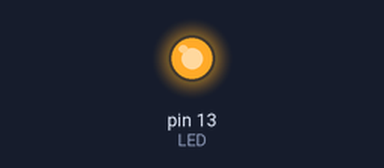
This sketch was run on a simulated Arduino Uno, built with avr-gcc and run on an emulated ATmega328P. On the bench: output pins drawn as LEDs (lit = HIGH). Wiring (inferred from the names in the program): 24Cxx EEPROM at I2C address 0x57. EEPROM starts erased; what the sketch prints to the serial monitor is not drawn. At 0.1 s the program stops and its outputs stay as they are.

Above: at 0.1 s.
Timing chart, 0 to 1.6 s (numbered marks = the images above):
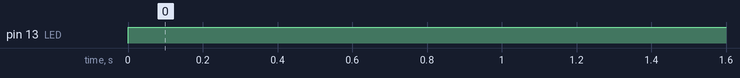

The sketch:

Drivers328.ino
```cpp
#include <stdio.h>
#include <string.h>
#include <avr/interrupt.h>
#include <util/delay.h>
#include "src/uart_v20.h"
#include "src/twi_v10.h"

#define EEPROM_address 0x57;

//Az alabbi ket kis EEPROM driver fv. mutatja az I2C header hasznalatat, az ott megitrt fuggvenyek nelkul csak az
//interruptban futo allapotgepet figyelembeveve. Ez az ajanlott ut a driverek irasahoz.

//Hibakezeles az I2C-hez. Egyelore villogtat egy LED-et ha valami rosszul mukodott.
//Ez a hibakezeles nem teljeskoru, csak azt veszi eszre amit az I2C allapotgep is felfed!
void TWI_ErrorHandler(){
    if (twi_error) {
    PORTB ^= (1 << 5);
    _delay_ms(500);
  }
  return;
}

//AT24C32 EEPROM byte iro fv.
//Csak egy byte-ot irok be, mert adatlap szerint worst case 10ms mir vegez az irassal a memoria, nem lehet folyamatosan irni!
uint8_t I2C_EEPROM_WriteByte(uint16_t adress, uint8_t data) {
  if (TWI_TXbuff.isEmpty() && (!twi_bussy)) {
    twi_mode_flag = TW_WRITE;    //I2C iras modba allitasa
    TWI_TXbuff.readByte((adress << 8)); //Memoriacim elso felenek beirasa
    TWI_TXbuff.readByte(uint8_t(adress)); //Memoriacim masodik felenek beirasa
    TWI_TXbuff.readByte(data);      //Beirom az adatbyte-ot a memoria megadott cimere
    TWI_START();
    return (0);
  }
  else {
    return (1);
  }
}

//Pelda I2C olvasas kezelesere. Ez egy iras es egy olvasas egymas utani vegrehejtasa
//AT24C32 EEPROM byte olvaso fv. egyelore pollinggal kezelem, lehetne interrupttal is, de az nagyon specifikus alkalmazas lenne
//Elso parameter memoria kezdocim az olvasasnal, masodik parameter az olvasando byteok szama
uint8_t I2C_EEPROM_Read(uint16_t address, uint8_t lengthOfPackage) {
  if (TWI_TXbuff.isEmpty() && (!twi_bussy))
  {
    twi_mode_flag = TW_WRITE;  //I2C master iras modba valtas
    TWI_TXbuff.readByte(uint8_t(address << 8));  //Memoriacim elso felenek beirasa
    TWI_TXbuff.readByte(uint8_t(address));     //Memoriacim masodik felenek beirasa
    TWI_START();
    while (twi_bussy){};  //Varok amig az I2C foglalt...
    twi_mode_flag = TW_READ;   //I2C master olvasas modba valtas
    NumberOfRead = lengthOfPackage;   //Beallitom az olvasni kivant byteok szamat
    TWCR |= (1 << TWEA);    //I2C acknowledge engedelyezes, amig at nem allitom mindenre ack-t kuld vissza
    TWI_START();
    //A fogadott adatok megjelennek a TWI_RXbuff bufferben
    return (0);
  }
  else {
    return (1);
  }
}

int main() {
  DDRB |= (1 << 5);  //LED pin kimenet
  PORTB |= (1 << 5); //LED pin HIGH
  USART_Init();   //USART periferia beallitasa
  TWI_INIT();     //I2C periferia beallitasa
  char hello[6] = "Hello";    //Karaktertmb kuldes tesztelese
  USART_Transmit_char_array(hello, 6);    //String kuldes tesztelese
  USART_Transmit_string(" Szia ez egy string!\n");
  //USART_Transmit_byte('A'); //Byte kuldo fv tesztelese
  tw_address = EEPROM_address;  //EEPROM cime, innentol az I2C ezzel a cimmel fog beszelni
  for (uint16_t i = 0; i < 10; ++i) { //EEPROM irasa 0x00 cimtol a kovetkezo 10 helyre
    I2C_EEPROM_WriteByte(i, (48 + i));  //Szamok beirasa ASCII-ben 0-9-ig
    //Adatlap alapjan worst case 10ms mire beir egy byte-ot az EEPROM
    _delay_ms(10); //Varakozas, hogy az EEPROM is beirja amit kell, az I2C foglaltsag veget is meg kene varni, de az EEPROM lasabb
  }
  I2C_EEPROM_Read(0x00, 10); //Tobb byte olvasasa I2C-n keresztul EEPROM-bol
  char tmp;
  while(twi_bussy);   //Meg kell varni, hogy az I2C vegezzen a beolvasassal, egyebkent nem lesz mit kiirni!
  while(!TWI_RXbuff.isEmpty()){   // Olvassd a vevo buffert amig van mit
    TWI_RXbuff.writeByte(&tmp);   // Ide jonnek I2C olvasaskor az adatok, ezt olvasom byteonkent
    USART_Transmit_byte(tmp);     // Kuldd ki UART-on az olvasott adatokat
  }
  while (1) {
    /* char tmp = USART_Receive_byte(); //Fogadas tesztelese
    if (tmp != 0) {     // Ha 0 volt a visszateres (nem 0 ASCII !!!)
      USART_Transmit_byte(tmp);   //Kuldd vissza a feladonak */
    TWI_ErrorHandler();
    }
    return(0);
  }
```

CircularBuffer.cpp
```cpp
// Altalaos gyurubuffer kod
// Nincs kezelve a buffer overflow!!!
// Hadobas Janos
// 2020.12.26
// V1.1

//ToDo Inline fv nem mukodik pedig kontrollerre jo lenne !!!
#include "CircularBuffer.h"

CircularBuffer::CircularBuffer(uint8_t* in_buffer, uint8_t in_buffer_size)  //Konstruktor
{
  buffer = in_buffer;   //A tombot nem biztos, hogy jo otlet atadni, lehet bent jobb lenne letrehozni a meret alapjan
  buffer_size = in_buffer_size;   //Buffer merete
  write_ptr = buffer;     //Iro pointer alaphelyzetben a tomb elejen
  read_ptr = buffer;    //Olvaso pointer alaphelyzetben a tomb elejen
}

void CircularBuffer::writeByte(uint8_t* volatile data)  // Gyurubufferbol kifele iras, egyelora ugy dontottem, hogy nem itt kezelem le azt, ha a bufferbol nincs mit kiirni, mert valahol nem elonyos
{
  // if (read_ptr != write_ptr)      //Ha nem egyezik az iras es az olvasa pointer (van meg nem kiolvasott elem a gyuruben) Ez a sor problemakat okoz egy esetleges overflow eseten
  //{
  *data = *read_ptr;        	//Ird ki a kovetkezo byteot az adott cimre
  if (read_ptr < &buffer[buffer_size - 1 ])      //Ha nem eri el a tomb veget az olvasas pointer
  {
    read_ptr++;      	//Adj hozza egyet az olvasas pointerhez
  }
  else                  	//Ha a tomb vegen van az olvasas pointer
  {
    read_ptr = buffer;  //Ugorj a tomb elejere
  }
  // }
  // A kovetkezo sor valoszinuleg nyer a futasidoben a deklaracioban megadott volatile-hoz kepes. (Ezt a generalt kod meretebol kovetkeztettem.)
  //__asm__ __volatile__ ("nop"); //Berak egy ures utasitas assemblyben. E nelkul a fordito kioptimalizalja ezt a fv.-t ha interrupt hivassal toltom fel.
  return;
}

void CircularBuffer::readByte(uint8_t volatile data)  //Gyurubufferbe beolvasas, egy byteot beemel a bufferbe. Tuliras nincs itt kezelve!
{
  *write_ptr = data;    //Legyen a gyurubuffer iro pointere altal mutatott ertek az UDR0 regiszter erteke
  if (write_ptr < &buffer[buffer_size - 1 ])   //Ha nem erte meg el az iro pointer az utolso memoriacimet a tombben
  {
    write_ptr++;     	//leptesd eggyel aziro pointert
  }
  else         				//Ha az iro pointer elerte a gyurubuffer utolso memoriacimet, ugorjon vissza az elsore (ez zarja gyurube)
  {
    write_ptr = buffer;   //Ugorja a tomb elejere, (gyuru bezarasa)
  }
  return;
}

bool CircularBuffer::isEmpty()    //Teszteli, hogy ures-e a gyurubuffer
{
  if (read_ptr == write_ptr)    //Ha az iro es az olvaso pointer ugyanoda mutat akkor a buffer ures
  {
    return true;
  }
  else                //Egyebkent a bufferben van meg kiolvasatlan elem
  {
    return false;
  }
  //Megmondja, hogy ures-e a gyurubuffer
}

uint8_t CircularBuffer::dataLenght()
{
  if(write_ptr > read_ptr){
    return(write_ptr - read_ptr);
  }
  else{
    return((write_ptr - &buffer[0]) + (&buffer[buffer_size] - read_ptr));
  }
}

void CircularBuffer::read(const uint8_t* volatile data_arr, uint8_t arr_size)  //Gyurubufferbe beolvasas, egy tombot tesz be a bufferbe. Tuliras nincs itt kezelve!
{
  for (uint8_t i = 0; i < arr_size; i++)     //masolas a gyuru bufferbe, ciklus amely vegigfut a bemeneti tomb elemein
  {
    *write_ptr = data_arr[i];    //Legyen az iro pointer altal mutatott ertek az i. karaktere a bemeneti tombnek
    if (write_ptr < &buffer[buffer_size - 1 ])   //Ha nem erte meg el az iro pointer az utolso memoriacimet a tombben
    {
      write_ptr++;     //leptesd eggyel a pointer
    }
    else          //Ha az iro pointer elerte a gyurubuffer utolso memoriacimet, ugorjon vissza az elsore (ez zarja gyurube)
    {
      write_ptr = buffer;   //Ugorja a tomb elejere, (gyuru bezarasa)
    }
  }
  return;
}
```

CircularBuffer.h
```cpp
// Altalaos gyurubuffer kod
// Nincs kezelve a buffer overflow!!!
// Hadobas Janos
// 2020.12.26
// V1.1

//ToDo Inline fv nem mukodik pedig kontrollerre jo lenne !!!
#ifndef CircularBuffer_h
#define CircularBuffer_h

#include <stdint.h>

class CircularBuffer
{
  public:
    CircularBuffer(uint8_t* buffer, uint8_t buffer_size);	//Konstruktor
    void readByte(uint8_t data);			//Adatok bufferbe torteno beolvasasara szolgalo tagfv.
    void writeByte(uint8_t* data);		//Adatok bufferbol torteno kiirasara szolgalo tagfv.
    bool isEmpty();						//Teszteli ures-e a buffer
    void read(const uint8_t* data_arr, uint8_t arr_size);	// Tomb bufferbe torteno beirasara szolgalo tagfv.
    uint8_t dataLenght();  //Visszaadja a read es a write pointer kulonbseget (byteok szama)

  private:    //Belso valtozok
    uint8_t* buffer;
    uint8_t buffer_size;
    uint8_t* write_ptr;
    uint8_t* read_ptr;
};

#endif
```

twi_v10.cpp
```cpp
// ATMega328P I2C kezelese gyuru bufferrel
// 2020.12.27 Hadobas Janos
// V1.0
// Buffer overflow nincs kezelve!!!

#include "twi_v10.h"

uint8_t twi_t_buffer[TWI_TX_BUFFER_SIZE];
uint8_t twi_r_buffer[TWI_RX_BUFFER_SIZE];

//Interrupt vezerelt kodhoz bufferek, transcriver
volatile CircularBuffer TWI_TXbuff(twi_t_buffer, TWI_TX_BUFFER_SIZE);

//receiver
volatile CircularBuffer TWI_RXbuff(twi_r_buffer, TWI_RX_BUFFER_SIZE);

 //Globalis valtozok az I2C kezelesehez
volatile bool twi_error = false;           //I2C hiba jelzo flag
volatile bool twi_bussy = false;  //I2C foglaltsag jelzo flag
volatile bool twi_mode_flag = TW_WRITE;    //I2C master iras/olvasas mod valtas TW_WRTIE = 0, TW_READ = 1
uint8_t tw_address = 0x01;        //I2C altal kezelt cim, iras elott meg kell adni egy valosat
volatile uint8_t NumberOfRead = 1;         //I2C-n beolvasni kivant byteok szama, olvasas elott atirando valtozo

inline void TWI_START(){
    TWCR |=  (1 << TWSTA) | (1 <<TWEN) | (1 << TWINT);  //I2C START KONDICIO, PERIFERIA ENGEDELYEZESE, INTERRUPT ENGEDELYEZES UTOLJARA!
    twi_bussy = true;                                  //I2C ALLAPOGEP FUTASANAK JELZESE
    return;
}

void TWI_INIT() {
//Default I2C allapotgep valtozok
  twi_mode_flag = TW_WRITE;    //I2C master iras/olvasas mod valtas TW_WRTIE = 0, TW_READ = 1
  twi_error = false;           //I2C hiba jelzo flag
  twi_bussy = false;  //I2C foglaltsag jelzo flag
  tw_address = 0x01;        //I2C altal kezelt cim, iras elott meg kell adni egy valosat
  NumberOfRead = 1;         //I2C-n beolvasni kivant byteok szama, olvasas elott atirando valtozo
  CircularBuffer TWI_TXbuff(twi_t_buffer, TWI_TX_BUFFER_SIZE);
  CircularBuffer TWI_RXbuff(twi_r_buffer, TWI_RX_BUFFER_SIZE);
  //Default vege, periferia beallitasa
  TWSR = 0;                             //TWI status register 0-zas, bellaitja 1-re az orajelosztot a tobbi bit meg csak olvashato
  //TWSR |=(1 << TWPS0) |(1 << TWPS1);  //Pelda az orajeloszto atalitatasara
  TWBR = ((F_CPU / TWI_FREQ) - 16) / 2; //I2C baudrate beallitasa
  TWCR |= (1 << TWIE) | (1 << TWEN);    // I2C interrupt engedelyezese, I2C engedelyezese, tobbszor is ismetelve van, de itt sem elhagyhato!
  sei();                                //Globalis interruptok engedelyezese
  return;
}

uint8_t TWI_TryWriteArr(const uint8_t* data_arr, uint8_t data_arr_size) {
  if (TWI_TXbuff.isEmpty() && (!twi_bussy)) {       //Teszteli, hogy az olvasas buffer ures-e es az I2C periferia allapotgepe eppen fut-e
    twi_mode_flag = TW_WRITE;                       //Iras mod beallitasa
    TWI_TXbuff.read(data_arr, data_arr_size);       //Beirja a kiirando adatot a TX bfferbe
    TWI_START();                                    //Elinditja az I2C allapotgepet start kondicioval, es beallitja a foglaltsagot
    return (0);                                     //Ha rendben lefutott 0-val ter vissza
  }
  else {                    //Ha valamiert nem tudja meghivni az I2C allapotgepet vagy a buffer felulirasanakveszelye allna fent
    return (1);             //Terjen vissza 1-el
  }
}

//A tomb iras miatt kicsit feleslees, lehetne egy hosszu tombot irni e helyett
uint8_t TWI_TryWriteByte(uint8_t data) {
  __asm__ __volatile__ ("nop");                 //Csak ezzel mukodik ez egy assembly ures utasitas, valami fordito optimalizacios gubanc van...
  if (TWI_TXbuff.isEmpty() && (!twi_bussy)) {   //Teszteli, hogy az olvasas buffer ures-e es az I2C periferia allapotgepe eppen fut-e
    twi_mode_flag = TW_WRITE;                   //Iras mod beallitasa
    TWI_TXbuff.readByte(data);                  //Beirja a kiirando adatot a TX bfferbe
    TWI_START();                                //Elinditja az I2C allapotgepet start kondicioval, es beallitja a foglaltsagot
    return (0);                                 //Ha rendben lefutott 0-val ter vissza
  }
  else {                //Ha valamiert nem tudja meghivni az I2C allapotgepet vagy a buffer felulirasanakveszelye allna fent
    return (1);         //Terjen vissza 1-el
  }
}

uint8_t TWI_Read_Arr(uint8_t lengthOfPackage) {
  if (TWI_TXbuff.isEmpty() && (!twi_bussy))     //Teszteli, hogy az olvasas buffer ures-e es az I2C periferia allapotgepe eppen fut-e
  {
    twi_mode_flag = TW_READ;            //I2C master olvasas modba valtas
    NumberOfRead = lengthOfPackage;     //Beallitom az olvasni kivant byteok szamat
    TWCR |= (1 << TWEA);                //I2C acknowledge engedelyezes, amig at nem allitom mindenre ack-t kuld vissza
    TWI_START();
    //A fogadott adatok megjelennek a TWI_RXbuff bufferben, itt at lehetne masolni egy visszatero tombbe de itt egy kicsit feleslegesnek erzem.
    return (0);
  }
  else {                                //Ha valamiert nem tudja meghivni az I2C allapotgepet vagy a buffer felulirasanakveszelye allna fent
    return (1);                         //Terjen vissza 1-el
  }
}

//I2C kezeleseert felelos allapotgep, I2C interruptra fut le, I2C status register ertekeit teszteli
ISR(TWI_vect) {
  switch (TW_STATUS) {
    //================================ Start kondiciok ==================================
    case TW_START:                                 //Start kondicio eseten
      TWDR = ((tw_address << 1) + twi_mode_flag);  //Valassz mukodesi modot... es kuldj cimet
      TWCR &= ~(1 << TWSTA);                       //Start kondicio torlese kotelezo miutan kikuldte, egyebkent nem fog mukodni, folyamatosan ujra startot fog majd kuldeni...
      TWINT_CLEAR();                               //Periferia interrupt flag torlese, folyamat folytatasa
      PORTB |= (1 << 5); //Debug!!!
      break;
    case TW_REP_START:                             //Ismetelt Start kondicio eseten
      TWDR = ((tw_address << 1) + twi_mode_flag);  //Valassz mukodesi modot... es kuldj cimet
      TWCR &= ~(1 << TWSTA);                       //Start kondicio torlese kotelezo miutan kikuldte, egyebkent nem fog mukodni, folyamatosan ujra startot fog majd kuldeni...
      TWINT_CLEAR();                               //Periferia interrupt flag torlese, folyamat folytatasa
      break;
    //================================ Master transmitter ===============================
    case TW_MT_SLA_ACK:                            //Valaszolt a megcimzett slave, varja a parancsot
      if (!TWI_TXbuff.isEmpty()) {                 //Ha az ado buffer ures nincs mar mit adni, kuldj stoppot
        TWI_TXbuff.writeByte(&TWDR);               //Beirja a TX buffer kovetkezo elemet a kuldo regiszterbe
        TWINT_CLEAR();                             //Periferia interrupt flag torlese, folyamat folytatasa
      }
      else {                                       //Ures a TX buffer
        TWI_STOP();                                //Stop kuldese
        twi_bussy = false;                         //Foglaltsag szabadra
      }
      //Ide berakni a TWINT_CLEART picit optimálisabb lenne... stop osszevonast meg kell hozza torni
      break;
    case TW_MT_SLA_NACK:                           //Nem valaszolt a slave a cimre, valami problema van...
      TWI_STOP();                                  //Stop kuldes
      twi_error = true;                            //Hiba flag bebillentese
      twi_bussy = false;                           //Foglaltsag szabadra
      break;
    case TW_MT_DATA_ACK:                           //Megkapta a slave az adatot, es nyugtazta, orulunk... es eldontjuk hogyan tovabb...
      if (!TWI_TXbuff.isEmpty()) {                 //Kuld ki a kovetkezo byteot ha van mit adni.
        TWI_TXbuff.writeByte(&TWDR);
        TWINT_CLEAR();
      }
      else {                                       //Ha az ado buffer ures nincs mar mit adni, kuldj stoppot
        TWI_STOP();
        twi_bussy = false;
      }
      //Ide berakni a TWINT_CLEART picit optimálisabb lenne... stop osszevonast meg kell hozza torni
      break;
    case TW_MT_DATA_NACK: //NACK jott valami problema lehet...
      TWI_STOP();
      twi_error = true;
      twi_bussy = false;
      break;
    case TW_MT_ARB_LOST:  //Egy masik master is van, akivel szemben vesztettunk... //MR_ARB_LOST ugyan ez a kod...
      twi_error = true;   //Lehetne default is, picit gyorsabb lenne
      twi_bussy = false;
      break;
    //================================ Master receiver ===============================
    case TW_MR_SLA_ACK:         //Meghallotta a cimet a slave, es nyugtazta, kuldeni fogja az adatot...
      if (NumberOfRead == 1) {  //Ha csak egy byte-ot kell beolvasni, akkor az elso olvasott byte-ra mar NACK-ot kell valaszolni
        TWCR &= ~(1 << TWEA);   //ACK valasz bellitasa a mi oldalunkrol, ilyenkor altalaban a slave folytatja az adast
      }
      TWINT_CLEAR();
      break;
    case TW_MR_SLA_NACK:        //Nem hallotta a slave a cimet, biztos elfoglalt, esetleg nem letezik
      TWI_STOP();
      twi_error = true;
      twi_bussy = false;
      break;
    case TW_MR_DATA_ACK:        //Adat jott es meg fog is jonni
      TWI_RXbuff.readByte(TWDR);
      //Megj: itt lehetne foglalkozni az RX buffer overflow-al
      if (TWI_RXbuff.dataLenght() == (NumberOfRead - 1)) {  //Ha az olvasasnal az utolso byte-ot olvassa be, akkor legkozelebb NACK-ot kell valaszolni
        TWCR &= ~(1 << TWEA);   //ACK valasz atallitasa NACK-ra
        PORTB &= ~(1 << 5); //Debug!!!
      }
      TWINT_CLEAR();
      break;
    case TW_MR_DATA_NACK:   //Utolso byte jott, kommunikacio lezarasa
      TWI_RXbuff.readByte(TWDR);
      TWI_STOP();
      twi_bussy = false;
      break;
    //============================ Default, minden ami lehetne de itt nem kezeljuk
    default:  //Valami mas rosszul mukododtt, egyeb allapotba kerultunk amit nem kezelunk ebben a kodban (pl megcimeztek slave-nek)
      twi_error = true;
      twi_bussy = false;
      break;
  }
  return;
}
```

Source omitted: twi_v10.h (2406 bytes), uart_v20.cpp (3328 bytes), uart_v20.h (1437 bytes)

Measured:
- by itself, pin 13 (LED): LOW → HIGH at 0.00 s
